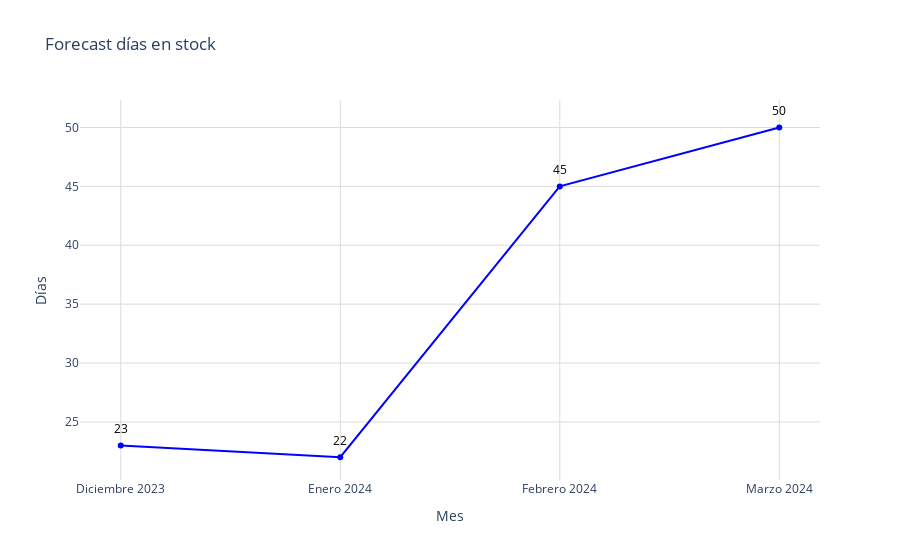

This figure's notebook cell:
### Code cell
import plotly.graph_objects as go

# Obtener los datos
dias = stock_direct_proyeccion_dias_tilgo['Dias']
meses = stock_direct_proyeccion_dias_tilgo['Mes']

# Crear figura
fig = go.Figure()
fig.add_trace(go.Scatter(
    x=meses,
    y=dias,
    mode='markers+lines',
    marker=dict(color='blue'),
))
# Agregar anotaciones para mostrar los valores encima de los puntos
for mes, dia in zip(meses, dias):
    fig.add_annotation(
        x=mes,
        y=dia,
        text=str(dia),  # Texto que se mostrará (el valor del día)
        showarrow=False,  # No mostrar la flecha
        font=dict(color='black', size=12),  # Estilo del texto
        xshift=0,  # Desplazamiento horizontal del texto
        yshift=17,  # Desplazamiento vertical del texto
        textangle=0  # Ángulo del texto
    )
# Actualizar diseño
fig.update_layout(
    title='Forecast días en stock',
    xaxis_title='Mes',
    yaxis_title='Días',
    xaxis=dict(gridcolor='#dddcda', tickmode='array', tickvals=list(range(len(meses))), ticktext=meses),
    yaxis=dict(gridcolor='#dddcda', gridwidth=1),
    plot_bgcolor='rgba(0,0,0,0)'
)

# Exportar gráfica como archivo HTML
def guardar_grafico_como_html(fig, nombre_archivo, carpeta='graficas'):
    # Crear la carpeta si no existe
    if not os.path.exists(carpeta):
        os.makedirs(carpeta)
    
    # Gráfica como archivo HTML en la carpeta especificada
    pio.write_html(fig, f'{carpeta}/{nombre_archivo}.html')

guardar_grafico_como_html(fig, 'g_scatt_stockdias_direct_tulancingo', carpeta='graficas')
fig.show()

### Figure 1 — Plotly figure (JSON) as saved in the notebook; plotly's stock layout.template omitted (floating-point values rounded to 4 significant figures)
{"data": [{"marker": {"color": "blue"}, "mode": "markers+lines", "type": "scatter", "x": ["Diciembre 2023", "Enero 2024", "Febrero 2024", "Marzo 2024"], "y": [23, 22, 45, 50]}], "layout": {"annotations": [{"font": {"color": "black", "size": 12}, "showarrow": false, "text": "23", "textangle": 0, "x": "Diciembre 2023", "xshift": 0, "y": 23, "yshift": 17}, {"font": {"color": "black", "size": 12}, "showarrow": false, "text": "22", "textangle": 0, "x": "Enero 2024", "xshift": 0, "y": 22, "yshift": 17}, {"font": {"color": "black", "size": 12}, "showarrow": false, "text": "45", "textangle": 0, "x": "Febrero 2024", "xshift": 0, "y": 45, "yshift": 17}, {"font": {"color": "black", "size": 12}, "showarrow": false, "text": "50", "textangle": 0, "x": "Marzo 2024", "xshift": 0, "y": 50, "yshift": 17}], "plot_bgcolor": "rgba(0,0,0,0)", "title": {"text": "Forecast días en stock"}, "xaxis": {"gridcolor": "#dddcda", "tickmode": "array", "ticktext": ["Diciembre 2023", "Enero 2024", "Febrero 2024", "Marzo 2024"], "tickvals": [0, 1, 2, 3], "title": {"text": "Mes"}}, "yaxis": {"gridcolor": "#dddcda", "gridwidth": 1, "title": {"text": "Días"}}}}
